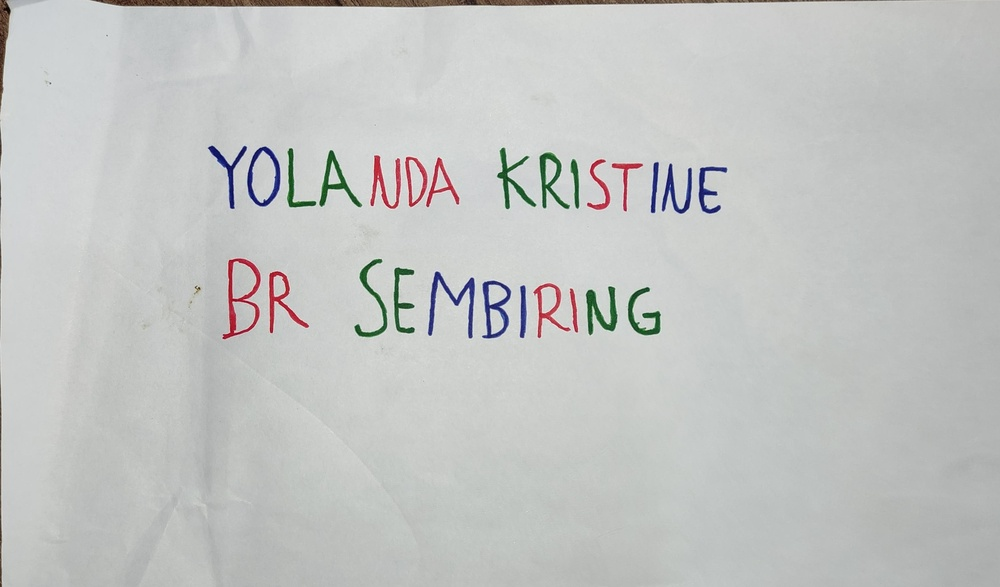
#> input picture UTS_PCD_202331166_D_ITPLN/coloring.jpg, 1000 x 587 px, shrunk from 3469 x 2037 before the run
$ jupyter execute 'SOAL NO2.ipynb'
#> lines starting #> are read from the running program, lines starting #| are printed output that depends on the picture; after the words box and inside, x2 and y2 are one past the last pixel; in counts of white or black regions, pixels touching at a corner belong together
## IMPORT LIBRARY

[cell 1]
import cv2
import numpy as np
import matplotlib.pyplot as plt
import matplotlib.image as img

## MEMBACA GAMBAR

[cell 2]
img = cv2.imread('coloring.jpg')
#> img is the input picture: shape (587, 1000, 3); mean B, G, R 194.8, 196.2, 194.6
img_rgb = cv2.cvtColor(img, cv2.COLOR_BGR2RGB)

## UBAH KE HSV

[cell 3]
img_hsv = cv2.cvtColor(img, cv2.COLOR_BGR2HSV)
#> img_hsv: shape (587, 1000, 3); mean H, S, V 68.9, 7.9, 197.9

## AMBANG BATAS BIRU,MERAH,HUJAU

[cell 4]
lower_blue = np.array([100, 150, 0])
upper_blue = np.array([140, 255, 255])
mask_blue = cv2.inRange(img_hsv, lower_blue, upper_blue)
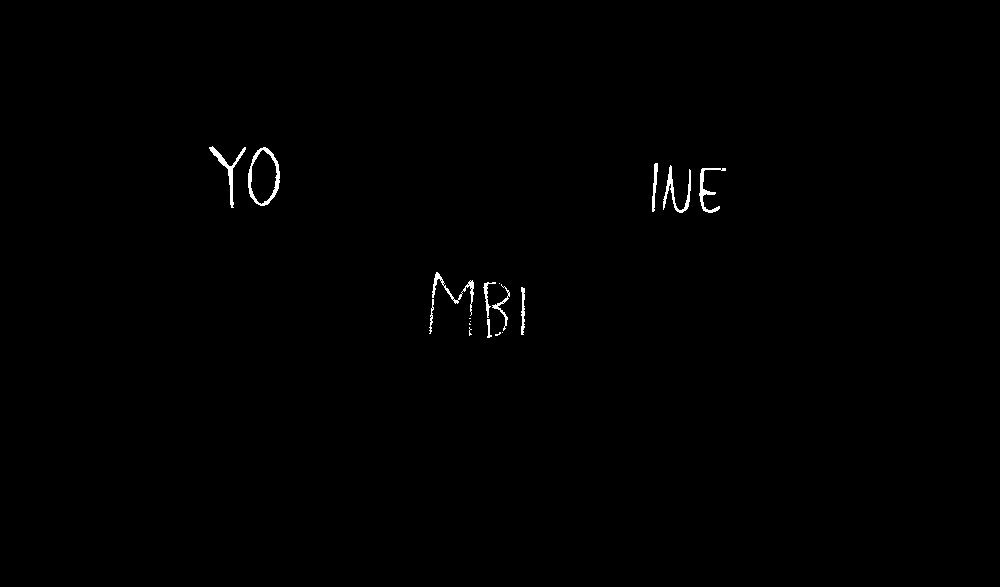
#> mask_blue: shape (587, 1000); 0.41% white; 18 white regions (7 under 20 px), largest, box (x1, y1, x2, y2) and area: (248, 147, 280, 206) 456, (209, 146, 246, 208) 355, (663, 165, 691, 213) 342

lower_red1 = np.array([0, 120, 70])
upper_red1 = np.array([10, 255, 255])
mask_red1 = cv2.inRange(img_hsv, lower_red1, upper_red1)
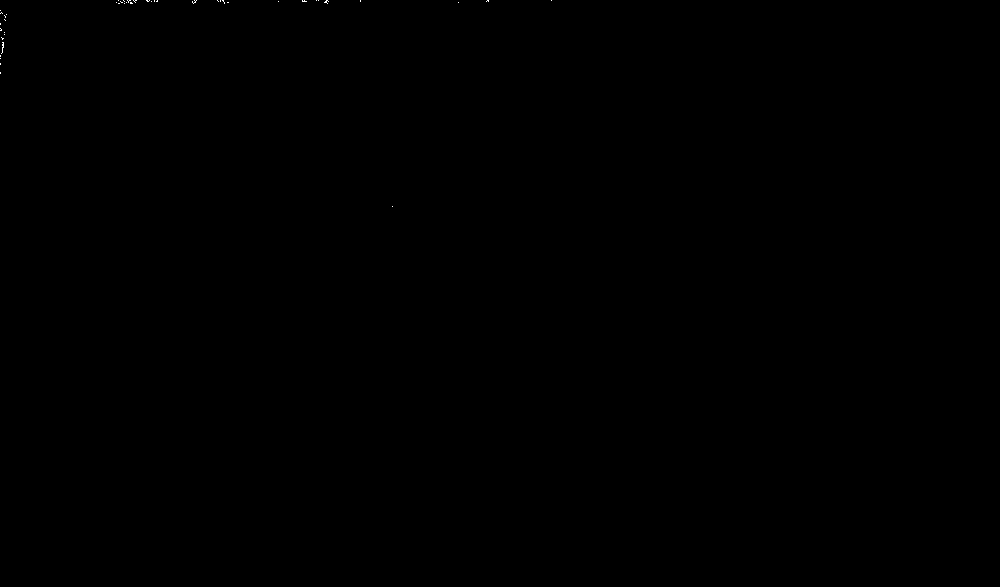
#> mask_red1: shape (587, 1000); 0.02% white in thin lines or dots, all inside (x1, y1, x2, y2) = (0, 0, 552, 207)

lower_red2 = np.array([170, 120, 70])
upper_red2 = np.array([180, 255, 255])
mask_red2 = cv2.inRange(img_hsv, lower_red2, upper_red2)
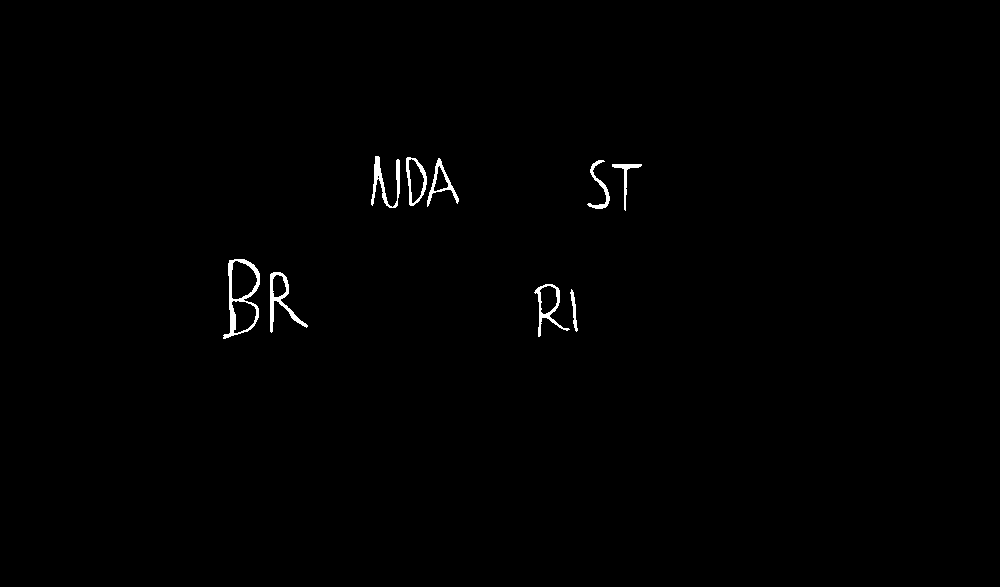
#> mask_red2: shape (587, 1000); 0.59% white; 9 white regions, largest, box (x1, y1, x2, y2) and area: (223, 259, 260, 339) 755, (270, 272, 308, 333) 516, (371, 156, 400, 208) 482

mask_red = mask_red1 | mask_red2
#> mask_red: shape (587, 1000); 0.61% white; 52 white regions (43 under 20 px), largest, box (x1, y1, x2, y2) and area: (223, 259, 260, 339) 755, (270, 272, 308, 333) 516, (371, 156, 400, 208) 483
mask_red_blue = mask_red | mask_blue
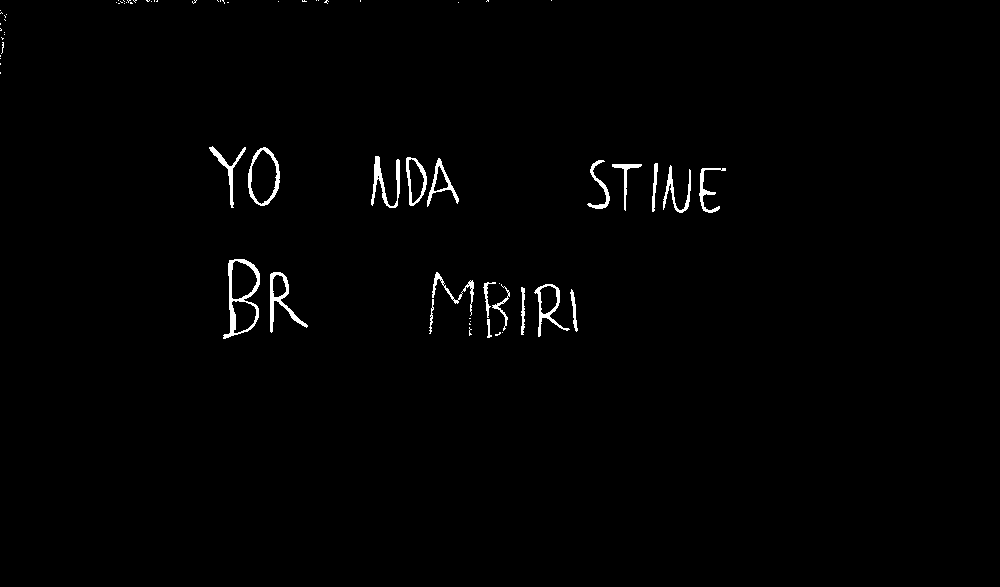
#> mask_red_blue: shape (587, 1000); 1% white; 70 white regions (50 under 20 px), largest, box (x1, y1, x2, y2) and area: (223, 259, 260, 339) 755, (270, 272, 308, 333) 516, (371, 156, 400, 208) 483

lower_green = np.array([40, 40, 40])
upper_green = np.array([90, 255, 255])
mask_green = cv2.inRange(img_hsv, lower_green, upper_green)
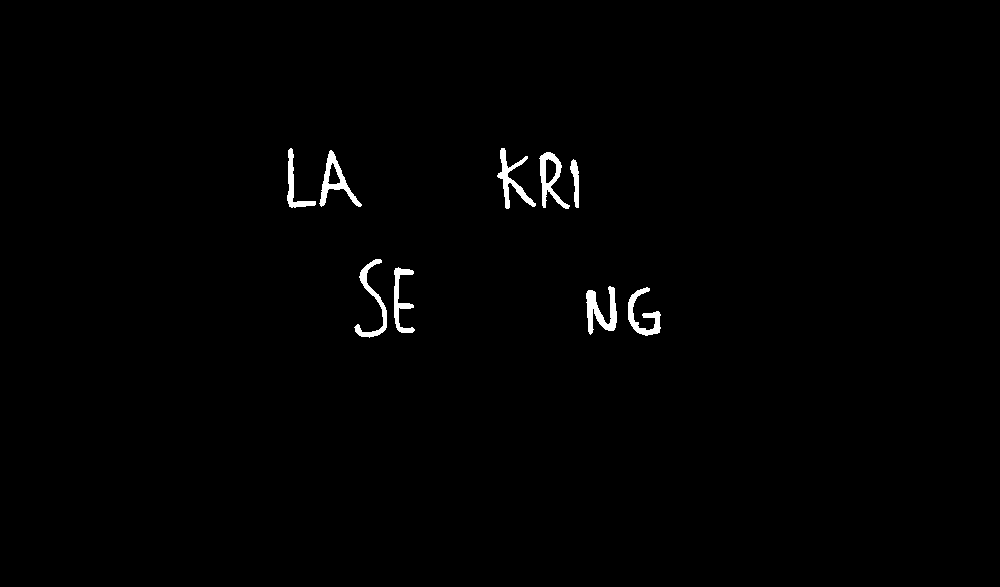
#> mask_green: shape (587, 1000); 0.87% white; 9 white regions, largest, box (x1, y1, x2, y2) and area: (586, 286, 617, 335) 738, (319, 150, 362, 207) 675, (497, 148, 536, 209) 650

mask_rgb = mask_red | mask_green | mask_blue
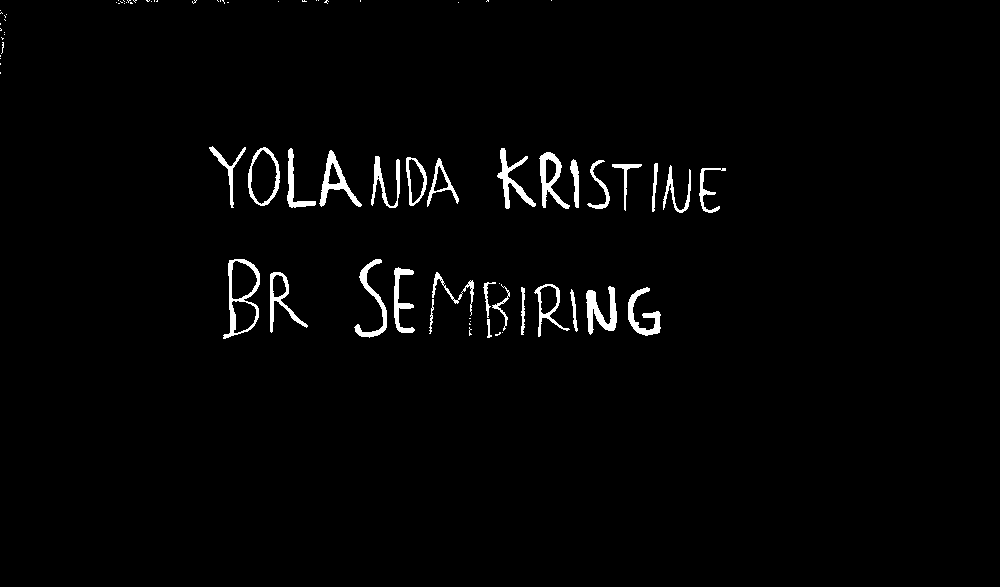
#> mask_rgb: shape (587, 1000); 1.9% white; 79 white regions (50 under 20 px), largest, box (x1, y1, x2, y2) and area: (223, 259, 260, 339) 755, (586, 286, 617, 335) 738, (319, 150, 362, 207) 675

## MENAMPILKAN HASIL

[cell 5]
fig, (ax1, ax2, ax3, ax4) = plt.subplots(1, 4, figsize=(20, 10))
ax1.imshow(np.zeros_like(mask_blue), cmap='gray')
ax1.set_title("NONE")
ax1.axis('off')

ax2.imshow(mask_blue, cmap='gray')
ax2.set_title("BLUE")
ax2.axis('off')

ax3.imshow(mask_red_blue, cmap='gray')
ax3.set_title("RED-BLUE")
ax3.axis('off')

ax4.imshow(mask_rgb, cmap='gray')
ax4.set_title("RED-GREEN-BLUE")
ax4.axis('off')

plt.tight_layout()
plt.show()
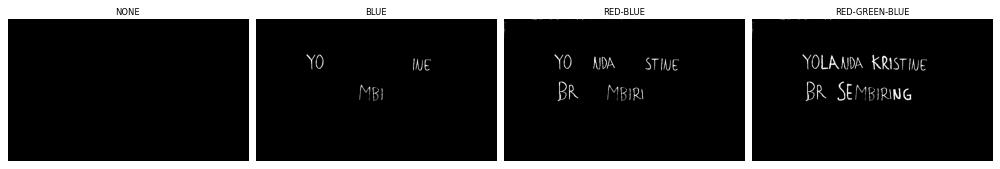
#> figure drawn by matplotlib, 4 panels
